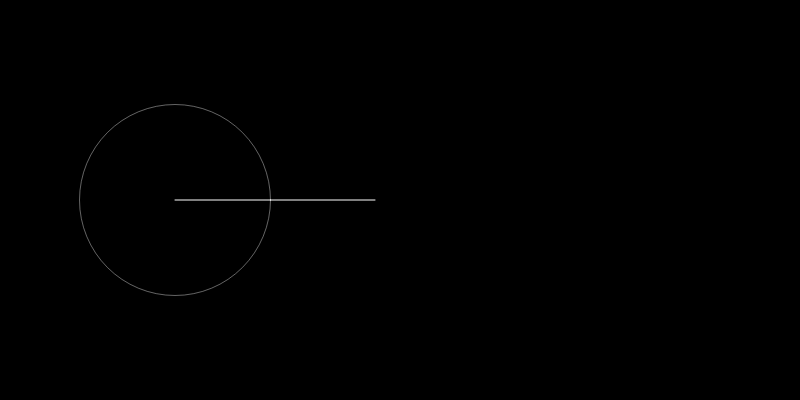
Frame 1 (no input)
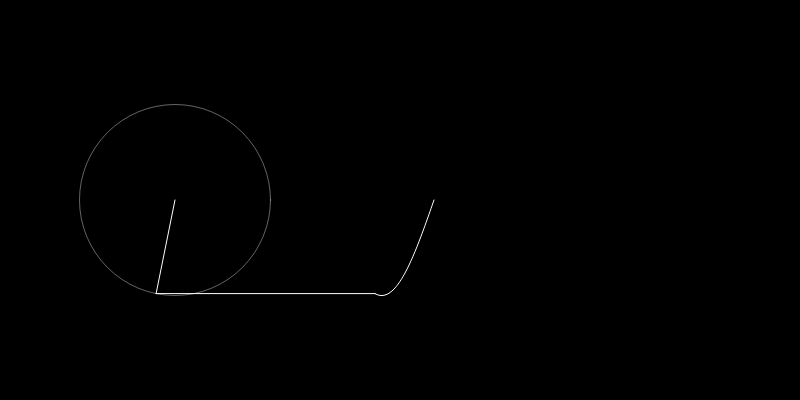
Frame 60 (no input)
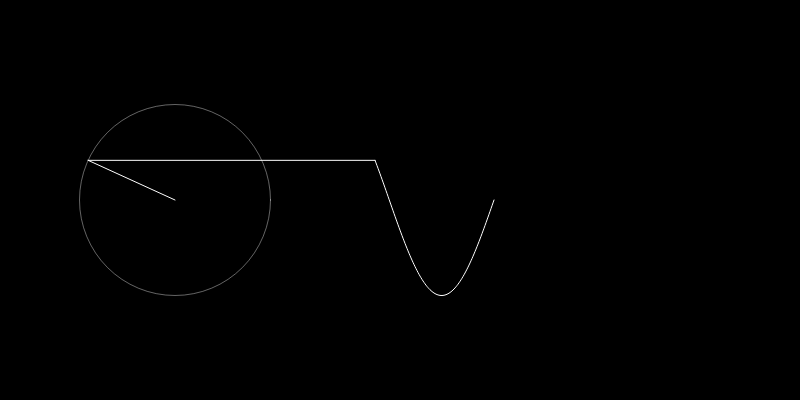
Frame 120 (the mouse pressed at the canvas centre since frame 60)

The p5.js sketch that drew these frames (run headless with seeded random() and noise() and a simulated clock; from frame 60 on, the mouse is pressed at the canvas centre):

// p5.js sketch
// ── sketch.js
let time = 0;
let wave = [];
let slider;

function setup(){
    createCanvas(800,400);
    slider = createSlider(1, 100, 1);
}

function draw(){
    background(0);
    translate(175,200);

    let x = 0;
    let y = 0;

    for(let i = 0; i < slider.value(); i++){
        let prevx = x;
        let prevy = y;
        let n = i*2 +1;
        let radius  = 75 * (4 / (n * PI));
        x += radius * cos(n * time);
        y += radius * sin(n * time);

        stroke(255, 100);
        noFill();
        ellipse(prevx, prevy, radius*2);

        stroke(255);
        line(prevx, prevy, x, y);
    }

    wave.unshift(y);
    translate(200,0);
    line(x-200, y, 0, wave[0]);
    beginShape();
    noFill();
    for(let i = 0; i < wave.length ; i++){
        vertex(i, wave[i]);
    }
    endShape();

    time += 0.03;

}
